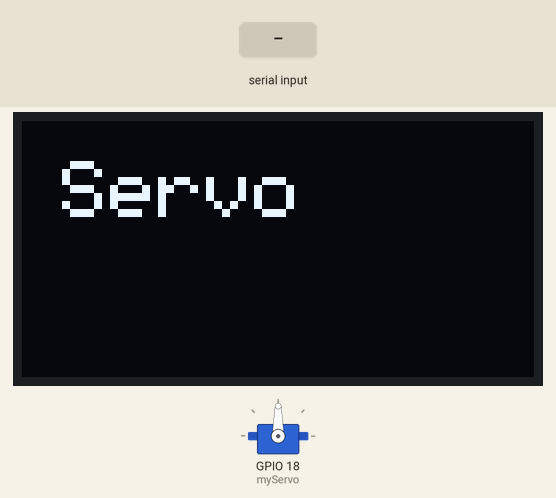
The sketch below on a simulated ESP32. Shown: servo, 128×64 one-colour display. The inputs (shaded band) are chosen by the test bench.

Above: at 1.2 s.
1.3 s: "90,45\n" received over Serial
At 2.8 s:
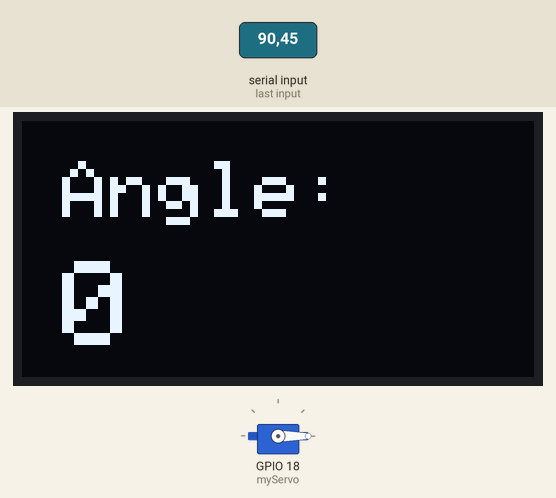
3.8 s: "30,150\n" received over Serial
At 4.1 s:
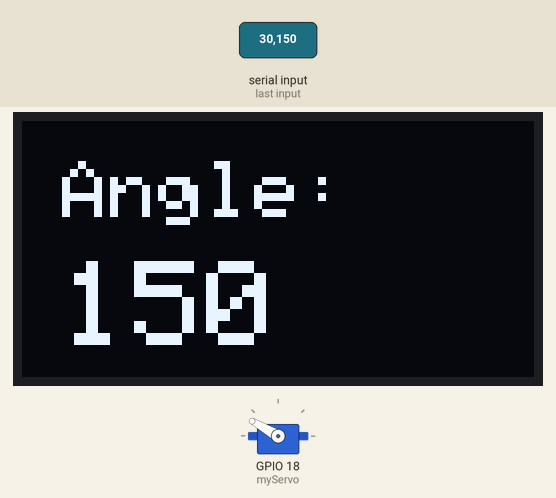
6.3 s: "90\n" received over Serial
At 7.1 s:
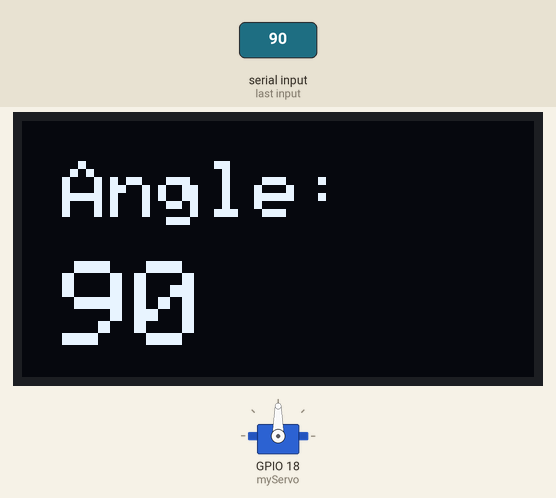
Timing chart, 0 to 9.3 s (numbered marks = the images above; inputs shaded):
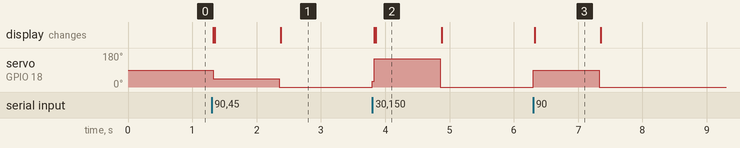

Measured:
- after the input at 1.3 s, servo on GPIO 18 (myServo): 90° → 45° at once, → 0° 1.0 s later; the display: first changes at once (image 1 shows a later state)
- after the input at 3.8 s, servo on GPIO 18 (myServo): 0° → 150° at once, → 0° 1.1 s later; the display: first changes at once (image 2 shows a later state)
- after the input at 6.3 s, servo on GPIO 18 (myServo): 0° → 90° at once, → 0° 1.0 s later; the display: changes at once (image 3)
- what the display in image 2 shows lasts 1.0 s, from 3.9 s to 4.9 s

The sketch:

servo_trace.ino
```cpp
#include <ESP32Servo.h>
#include <Wire.h>
#include <Adafruit_GFX.h>
#include <Adafruit_SSD1306.h>

#define SCREEN_WIDTH 128
#define SCREEN_HEIGHT 64

Adafruit_SSD1306 display(SCREEN_WIDTH, SCREEN_HEIGHT, &Wire, -1);

Servo myServo;

int currentAngle = 90;

void setup() {
  Serial.begin(9600);

  myServo.attach(18);

  // Initialize OLED
  if(!display.begin(SSD1306_SWITCHCAPVCC, 0x3C)) {
    Serial.println("OLED failed");
    while(true);
  }

  display.clearDisplay();
  display.setTextSize(2);
  display.setTextColor(WHITE);
  display.setCursor(10, 10);
  display.println("Servo");
  display.display();
}

void loop() {

  if (Serial.available()) {

    int angle = Serial.parseInt();

    if (angle >= 0 && angle <= 180) {

      currentAngle = angle;
      myServo.write(currentAngle);

      // Update OLED
      display.clearDisplay();

      display.setTextSize(2);
      display.setCursor(10, 10);
      display.print("Angle:");

      display.setTextSize(3);
      display.setCursor(10, 35);
      display.print(currentAngle);

      display.display();
    }
  }
}
```
